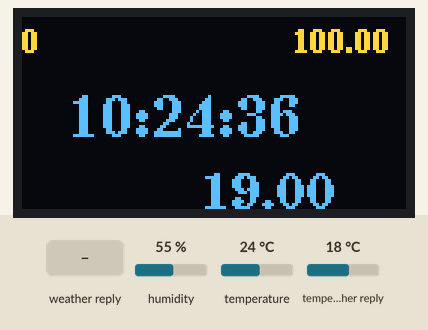
Simulated run of this program. Board: ESP32. Shown: 128×64 one-colour display. Inputs (shaded band) come from the test bench; at power-on: temperature 24 °C, humidity 55 %, temperature in the weather reply 18 °C. The OLED is the two-colour kind (top 16 rows yellow); WiFi joins after 1.5 s; servers stay silent unless stated; network time is answered at once with the bench clock; the local clock reads 2024-03-15 10:24:30 at power-on unless the program sets it; EEPROM starts erased; web services answer with replies made up by the test bench; what the program prints to the serial monitor is not drawn.

Above: at 7.2 s.
7.3 s: temperature set to 12 °C
At 12.8 s:
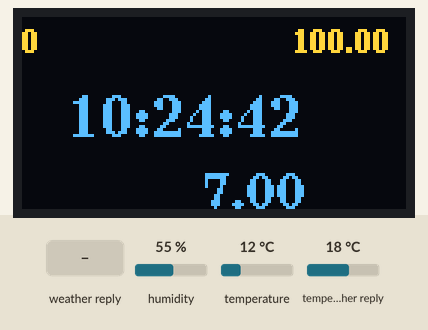
13.5 s: temperature set to 19 °C
At 18.3 s:
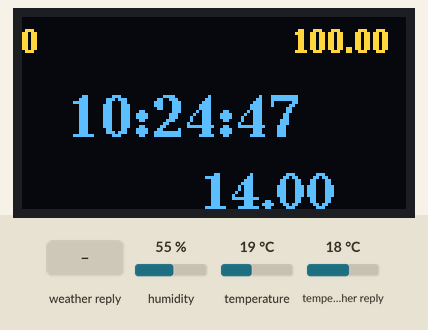
18.9 s: weather in the web reply set to Rain
At 26.8 s:
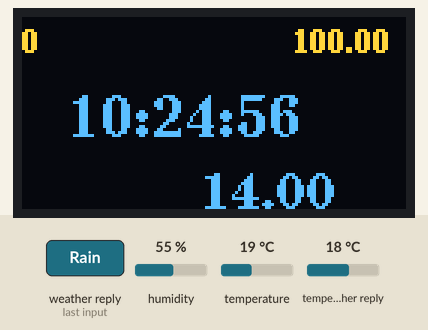
35.1 s: temperature set to 28 °C
At 40.0 s:
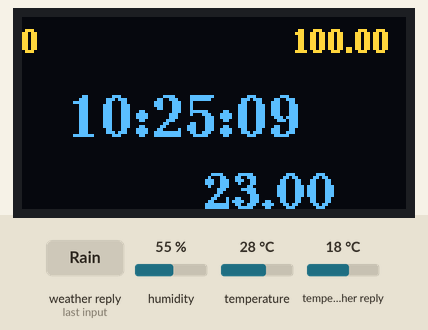
Timing chart, 0 to 41.5 s (numbered marks = the images above; inputs shaded):
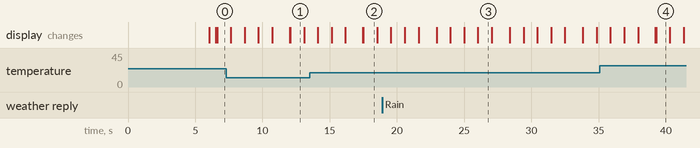

Measured:
- what the display in image 1 shows lasts 1.0 s, from 12.1 s to 13.1 s

The program:

main.cpp
```cpp
#include <dummy.h>

#include <Arduino.h>
#include <WiFi.h>
#include <HTTPClient.h>
#include <string>
#include "weather.h"
#include <EEPROM.h>

const char* ssid = "xxxxxx";
const char* password = "xxxxxx";
const int8_t tempoffset = -5;
int restartcounter;
uint32_t heapfree = 0;
float heapusage;


/*const int analogPin = 34;

float error = 7.0;

std::string temp_out = "";
std::string temp_in = "";

Adafruit_SHT31 sht31 = Adafruit_SHT31();

/*float Thermistor(int adc) {
  float t = 0.0;
  float R2 = 10000.0 / ((4095.0 / adc) - 1.0);
  t = R2 / 10000.0;
  t = log(t) / 3950;
  t = t + 1,0 / (25,0 + 273,15);
  t = (1.0 / t) - 273.15; // In Celsius
  return t + error;
}*/

void EEPROMIni()
{
  EEPROM.begin(512);  // Allocate 512 bytes in flash

  restartcounter = EEPROM.read(0);
  restartcounter++;
  EEPROM.write(0, restartcounter);
  EEPROM.commit();

  Serial.print("Restart count: ");
  Serial.println(restartcounter);
}

void setup() {
  unsigned long startAttemptTime = millis();
  const unsigned long timeout = 20000; // 10 seconds
  Serial.begin(115200);
  delay(4000);
  WiFi.begin(ssid, password);

//  http.POST("ca.kawlan.com/?login=&username=&password=&submit=START&...=false")
  while(WiFi.status() != WL_CONNECTED && millis() - startAttemptTime < timeout){
    delay(2000);
    Serial.println("Connecting to WiFi...");
  }

  if(WiFi.status() != WL_CONNECTED){
      Serial.println("Failed to connect.");
      delay(3000);
      ESP.restart();
  } else {
      Serial.println("Connected!");
  }

  DisplayInit();

  if (!sht31.begin(0x44)) {   // Standard I²C-Adresse
    Serial.println("Couldn't find SHT31");
    while (1) delay(1);
  }

  EEPROMIni();
  heapfree = ESP.getFreeHeap();

}

void loop() {

 const char* forecast = getWeatherRequest().c_str();
  char str1[4]="";
  char str2[5]="";
  char buff[7];
  float t,h;
  unsigned long currentMillis = millis();
  unsigned long previousMillis;
  const unsigned long interval = 5000;  // 5 seconds

  while(1){
    currentMillis = millis();
    if (currentMillis - previousMillis >= interval){
      previousMillis = currentMillis;
      Serial.println("5 seconds passed");

      getWhetherTemp();
      t = sht31.readTemperature() + tempoffset;
      h = sht31.readHumidity();
      snprintf(buff, sizeof(buff), "%.2f", t);
      temp_in = std::string(buff);
      Serial.println(temp_out.c_str());
      Serial.println(temp_in.c_str());
      displayTemperature(temp_out, temp_in);

      Serial.println(ESP.getFreeHeap());
      heapusage = (float)ESP.getFreeHeap()/heapfree *100;
      if (heapusage <= 10){ // percent
          ESP.restart();
          Serial.println(heapusage);
      }
      restartcounter = EEPROM.read(0);
      sprintf(str1, "%d", restartcounter);
      sprintf(str2, "%.2f", heapusage);
      displaySystem(str1, str2);
    }

    displayTime();
    delay(1000);

  }

}
```

weather.h
```cpp
#ifndef WEATHER
#define WEATHER

#include <U8g2lib.h>
#include <Adafruit_SHT31.h>

extern Adafruit_SHT31 sht31;

extern std::string temp_out;
extern std::string temp_in;
extern float t;
extern float h;

void DisplayInit();
void displaySystem( String restart, String heapuse);
void displayTime();
void displayTemperature(std::string temp_out, std::string temp_in);
void getWhetherTemp();
String getWeatherRequest();
#endif
```

esp_128x32_display.cpp
```cpp
#include <Arduino.h>
#include <WiFiUdp.h>
#include <NTPClient.h>
#include <ArduinoJson.h>
#include <string>
#include "weather.h"


#ifdef U8X8_HAVE_HW_SPI
#include <SPI.h>
#endif
#ifdef U8X8_HAVE_HW_I2C
#include <Wire.h>
#endif

U8G2_SH1106_128X64_NONAME_F_HW_I2C u8g2(U8G2_R0, /* reset=*/U8X8_PIN_NONE);

u8g2_uint_t offset;
u8g2_uint_t width;
std::string temp_out = "";
std::string temp_in = "";
Adafruit_SHT31 sht31;
const char* ntpServer = "pool.ntp.org";
const long utcOffsetInSeconds = 3600;    //GMT+1 für DE
const int daylightOffset_sec = 3600;//+1 für Sommerzeit

WiFiUDP ntpUDP;
NTPClient timeClient(ntpUDP, "pool.ntp.org", utcOffsetInSeconds);

void DisplayInit(){
  u8g2.begin();
  u8g2.enableUTF8Print();
  u8g2.clearBuffer();
}

void clearDisplayArea(int x, int y, int w, int h) {
  u8g2.setDrawColor(0); // Set color to "background"
  u8g2.drawBox(x, y, w, h); // Clear the specified area
  u8g2.setDrawColor(1); // Reset color to "foreground"
}

void displaySystem( String restart, String heapuse){
  u8g2.setFont(u8g2_font_ncenB08_tr);
  clearDisplayArea(0, 0, 128, 12);
  u8g2.drawStr(0, 12, restart.c_str());
  u8g2.drawStr(90, 12, heapuse.c_str());
  u8g2.sendBuffer();
  Serial.print(restart+"- ");
  Serial.println(heapuse);
}

void displayTime(){
  u8g2.setFont(u8g2_font_ncenB14_tr);
  clearDisplayArea(0, 12, 127, 21);
  timeClient.update();
  String time = timeClient.getFormattedTime();

  u8g2.drawStr(15, 40, time.c_str()); //"21:50:12"
  u8g2.sendBuffer();
  Serial.println(time);
}

void displayTemperature(std::string temp_out, std::string temp_in){

  u8g2.setFont(u8g2_font_ncenB12_tr);
  clearDisplayArea(0, 41, 127, 23);
  u8g2.drawStr(0,64,temp_out.c_str());
  u8g2.drawStr(60,64,temp_in.c_str());
  u8g2.sendBuffer();
  Serial.println(temp_out.c_str());
  Serial.println(temp_in.c_str());
}

void getWhetherTemp(){
  float value;
  char buff[7];

  const char* forecast = getWeatherRequest().c_str();
  StaticJsonDocument<1024> doc;
  // JSON-String in ein JSON-Objekt parsen
  DeserializationError error = deserializeJson(doc, forecast);

  if (error) {
    Serial.print("JSON-Parsing fehlgeschlagen: ");
    Serial.println(error.c_str());
    return;
  }
  else{
    value = doc["current"]["temperature_2m"];
    snprintf(buff, sizeof(buff), "%.2f", value);
    temp_out = std::string(buff);
    Serial.println(temp_out.c_str());
  }
}
```

weather.cpp
```cpp
#include <WiFi.h>
#include <HTTPClient.h>

HTTPClient http;

String getWeatherRequest(){
  String textmessage;

  if(WiFi.status() != WL_CONNECTED){
    Serial.println("Internetverbinung nicht möglich");
  }
  else{
    http.begin("https://api.open-meteo.com/v1/forecast?latitude=52.52&longitude=13.41&current=temperature_2m");
    int readRequest = http.GET();
    if((readRequest > 0) && ( http.getSize() < 1024)){
      textmessage = http.getString();
      Serial.println(textmessage);
    }
    else{
      Serial.println("no Feedback");
    }
  }
  http.end();
  return(textmessage);
}
```
